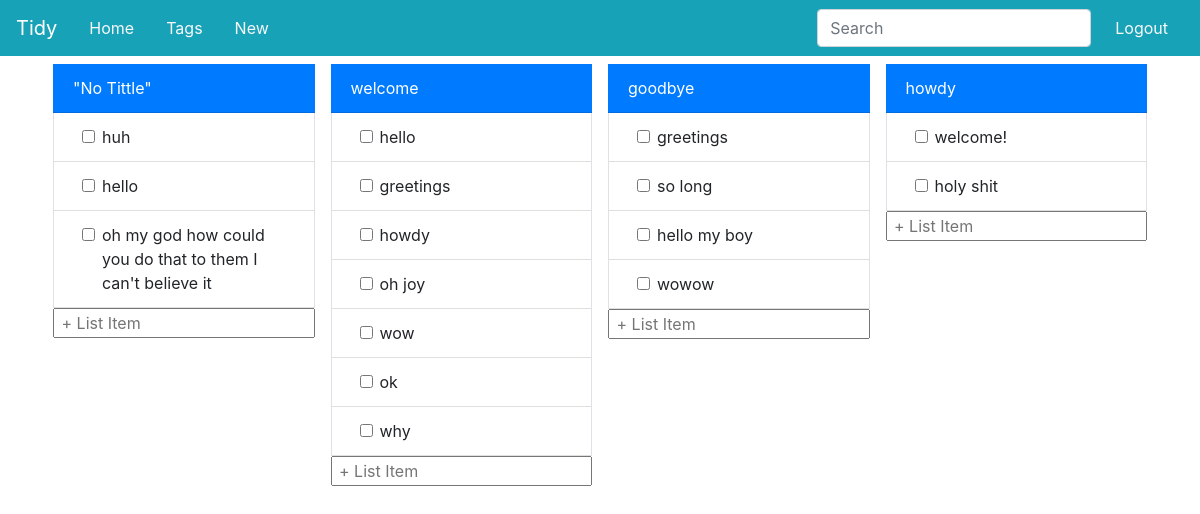
The page /index (signed in) on the database as committed earlier.
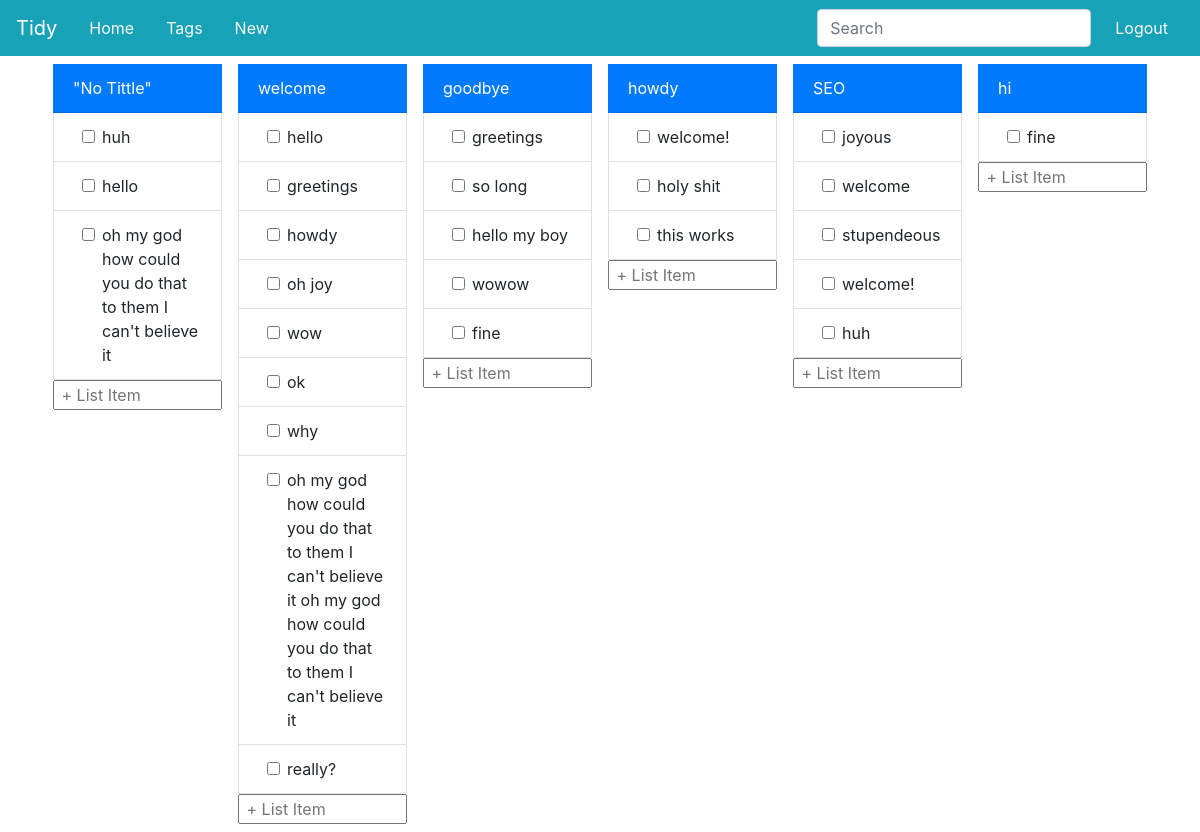
The same page on the database as committed later.
### app/models.py (models this page shows, shortened)
class Entries(db.Model):
    __tablename__='Entries'
    id=db.Column(db.Integer,primary_key=True)
    user_id=db.Column(db.Integer,db.ForeignKey('User.id'),index=True)
    text=db.Column(db.String)
    date_created=db.Column(db.DateTime,default=datetime.now())
    tags = db.relationship("Tags",secondary=tag_map)

class Tags(db.Model):
    __tablename__='Tags'
    id=db.Column(db.Integer,primary_key=True)
    tag=db.Column(db.String,index=True, unique=True)
    entries = db.relationship("Entries",secondary=tag_map)

### app/routes.py (the view, shortened to what this page needs)
@app.route('/', methods=['GET','POST'])
@app.route('/index', methods=['GET','POST'])
@login_required
def index():
    info=request.form
    uTags = Tags.query.join(Entries.tags).filter(Entries.user_id==current_user.id).all()
    entryList = Entries.query.join(Tags.entries).filter_by(user_id=current_user.id)
    listsByTag = {}
    for t in uTags:
        listsByTag[t.tag]=entryList.filter(Tags.tag==t.tag).all()
    return render_template('index.html',list=listsByTag)

### app/models.py (called while the page is built)
@login.user_loader
def load_user(id):
    return User.query.get(int(id))

### app/templates/index.html (shortened to what this page needs)
{% extends 'base.html' %}
{% block app_content %}
<div class="container card-group">
{% for key,value in list.items()%}
    <form class="card border-0 m-2"  id='{{key}}' action="{{url_for('index')}}" method="POST">
      <div class="card-header d-flex rounded-0 bg-primary">
        {% if key=='' %}
        <div class="text-white card-link" href="">"No Tittle"</div>
        {% else %}
        <div class="text-white card-link" href="{{url_for('tag_list',tag=key)}}">{{key}}</div>
        {%endif%}
      </div>
      <div class="list-group list-group-flush">
      {% for entry in value%}
        <div class="list-group-item border-right border-left form-check d-flex pl-5">
          <input class="form-check-input" type="checkbox" name="{{entry.id}}" id="{{key}}ent{{entry.id}}">
          <label class="form-check-label mr-auto" for="{{key}}ent{{entry.id}}">
              {{entry.text}}
          </label>
        </div>
      {% endfor %}
      </div>
        <input type="text" class=""  placeholder=" + List Item" autocomplete="off" name="entry">
    </form>
{%endfor%}
</div>
{% endblock %}

### app/templates/base.html (shortened to what this page needs)
{% extends 'bootstrap/base.html' %}
{% block navbar %}
<div class="Header">
  <nav class="navbar d-flex bg-info navbar-dark">
    <a class="navbar-brand" href={{url_for("index")}}>Tidy</a>
        <a class="nav-link text-light" href='{{url_for("index")}}'>Home</a>
    {% if current_user.is_authenticated %}
        <a class="nav-link text-light" href="{{url_for('tags')}}">Tags</a>
        <a class="nav-link text-light" onclick="shownew()">New</a>
    <form class="form-inline ml-auto my-2 my-lg-0">
      <input class="form-control mr-sm-2" type="search" placeholder="Search" aria-label="Search" />
    </form>
    <a class="nav-link text-light" href='{{url_for("logout")}}'>Logout</a>
    {% else %}
    <a class="nav-link text-light ml-auto" href='{{url_for("login")}}'>Login</a>
    <a class="nav-link text-light" href='{{url_for("register")}}'>Register</a>
    {% endif %}
    </nav>
</div>
{% endblock %}
{% block content %}
  {% block app_content %}
  {% endblock %}
{% endblock %}
{% block styles %}
  <link rel="stylesheet" href="https://maxcdn.bootstrapcdn.com/bootstrap/4.0.0/css/bootstrap.min.css">
  <link rel="stylesheet" href="../static/css/main.css">
{% endblock %}

Rows that differ between the two databases and show on the page:
added Entries: text "oh my god how could you do that to them I can't believe it oh my god how could you do that to them I can't believe it", shown under Tags "welcome"
added Entries: text "really?", shown under Tags "welcome"
added Entries: text "fine"
added Entries: text "this works", shown under Tags "howdy"
added Tags: tag "SEO", Entries (text "welcome!"), Entries (text "huh")
added Entries: text "joyous", shown under "SEO"
added Entries: text "welcome", shown under "SEO"
added Entries: text "stupendeous", shown under "SEO"
added Tags: tag "hi"
